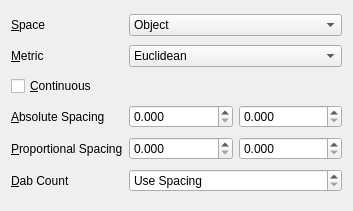
<?xml version="1.0" encoding="UTF-8"?>
<ui version="4.0">
 <class>GfxPaint::StrokeEditorWidget</class>
 <widget class="QWidget" name="GfxPaint::StrokeEditorWidget">
  <property name="geometry">
   <rect>
    <x>0</x>
    <y>0</y>
    <width>353</width>
    <height>211</height>
   </rect>
  </property>
  <property name="sizePolicy">
   <sizepolicy hsizetype="Preferred" vsizetype="Fixed">
    <horstretch>0</horstretch>
    <verstretch>0</verstretch>
   </sizepolicy>
  </property>
  <property name="windowTitle">
   <string>Form</string>
  </property>
  <layout class="QGridLayout" name="gridLayout" columnstretch="1,1,1">
   <item row="4" column="2">
    <widget class="QDoubleSpinBox" name="proportionalSpacingHeightSpinBox">
     <property name="decimals">
      <number>3</number>
     </property>
     <property name="minimum">
      <double>0.000000000000000</double>
     </property>
     <property name="maximum">
      <double>16.000000000000000</double>
     </property>
     <property name="singleStep">
      <double>0.062500000000000</double>
     </property>
    </widget>
   </item>
   <item row="5" column="1" colspan="2">
    <widget class="QSpinBox" name="dabCountSpinBox">
     <property name="specialValueText">
      <string>Use Spacing</string>
     </property>
     <property name="maximum">
      <number>256</number>
     </property>
    </widget>
   </item>
   <item row="5" column="0">
    <widget class="QLabel" name="dabCountLabel">
     <property name="text">
      <string>&amp;Dab Count</string>
     </property>
     <property name="buddy">
      <cstring>dabCountSpinBox</cstring>
     </property>
    </widget>
   </item>
   <item row="4" column="1">
    <widget class="QDoubleSpinBox" name="proportionalSpacingWidthSpinBox">
     <property name="decimals">
      <number>3</number>
     </property>
     <property name="minimum">
      <double>0.000000000000000</double>
     </property>
     <property name="maximum">
      <double>16.000000000000000</double>
     </property>
     <property name="singleStep">
      <double>0.062500000000000</double>
     </property>
    </widget>
   </item>
   <item row="0" column="0">
    <widget class="QLabel" name="spaceLabel">
     <property name="text">
      <string>&amp;Space</string>
     </property>
     <property name="buddy">
      <cstring>spaceComboBox</cstring>
     </property>
    </widget>
   </item>
   <item row="3" column="1">
    <widget class="QDoubleSpinBox" name="absoluteSpacingWidthSpinBox">
     <property name="decimals">
      <number>3</number>
     </property>
     <property name="minimum">
      <double>0.000000000000000</double>
     </property>
     <property name="maximum">
      <double>512.000000000000000</double>
     </property>
    </widget>
   </item>
   <item row="0" column="1" colspan="2">
    <widget class="QComboBox" name="spaceComboBox">
     <item>
      <property name="text">
       <string>Object</string>
      </property>
     </item>
     <item>
      <property name="text">
       <string>Object Aspect-corrected</string>
      </property>
     </item>
     <item>
      <property name="text">
       <string>World</string>
      </property>
     </item>
     <item>
      <property name="text">
       <string>View</string>
      </property>
     </item>
    </widget>
   </item>
   <item row="3" column="2">
    <widget class="QDoubleSpinBox" name="absoluteSpacingHeightSpinBox">
     <property name="decimals">
      <number>3</number>
     </property>
     <property name="minimum">
      <double>0.000000000000000</double>
     </property>
     <property name="maximum">
      <double>512.000000000000000</double>
     </property>
    </widget>
   </item>
   <item row="2" column="0" colspan="3">
    <widget class="QCheckBox" name="continuousCheckBox">
     <property name="text">
      <string>&amp;Continuous</string>
     </property>
    </widget>
   </item>
   <item row="4" column="0">
    <widget class="QLabel" name="proportionalSpacingLabel">
     <property name="text">
      <string>&amp;Proportional Spacing</string>
     </property>
     <property name="buddy">
      <cstring>proportionalSpacingWidthSpinBox</cstring>
     </property>
    </widget>
   </item>
   <item row="3" column="0">
    <widget class="QLabel" name="absoluteSpacingLabel">
     <property name="text">
      <string>&amp;Absolute Spacing</string>
     </property>
     <property name="buddy">
      <cstring>absoluteSpacingWidthSpinBox</cstring>
     </property>
    </widget>
   </item>
   <item row="1" column="0">
    <widget class="QLabel" name="metricLabel">
     <property name="text">
      <string>&amp;Metric</string>
     </property>
     <property name="buddy">
      <cstring>metricComboBox</cstring>
     </property>
    </widget>
   </item>
   <item row="1" column="1" colspan="2">
    <widget class="QComboBox" name="metricComboBox">
     <item>
      <property name="text">
       <string>Euclidean</string>
      </property>
     </item>
     <item>
      <property name="text">
       <string>Manhattan</string>
      </property>
     </item>
     <item>
      <property name="text">
       <string>Chebyshev</string>
      </property>
     </item>
    </widget>
   </item>
  </layout>
 </widget>
 <tabstops>
  <tabstop>spaceComboBox</tabstop>
  <tabstop>metricComboBox</tabstop>
  <tabstop>continuousCheckBox</tabstop>
  <tabstop>absoluteSpacingWidthSpinBox</tabstop>
  <tabstop>absoluteSpacingHeightSpinBox</tabstop>
  <tabstop>proportionalSpacingWidthSpinBox</tabstop>
  <tabstop>proportionalSpacingHeightSpinBox</tabstop>
  <tabstop>dabCountSpinBox</tabstop>
 </tabstops>
 <resources/>
 <connections/>
</ui>
